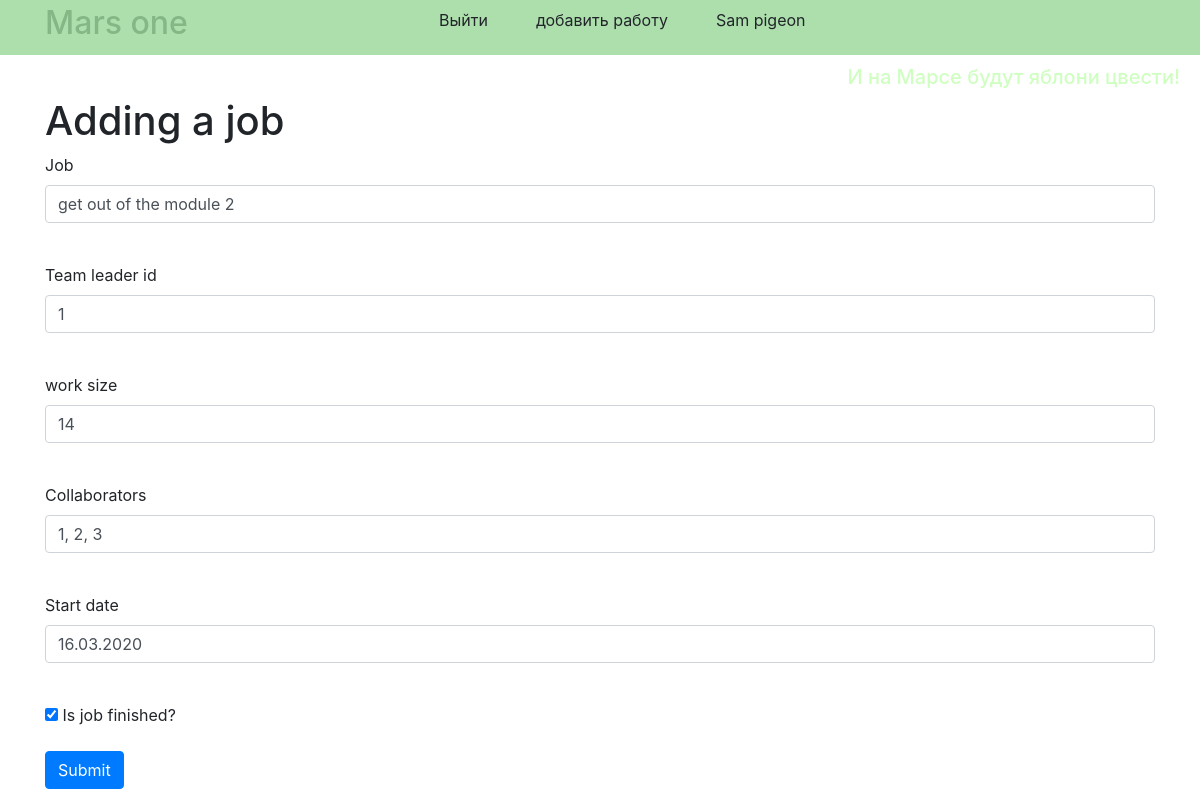
Page /job/5 (signed in) on the earlier database version.
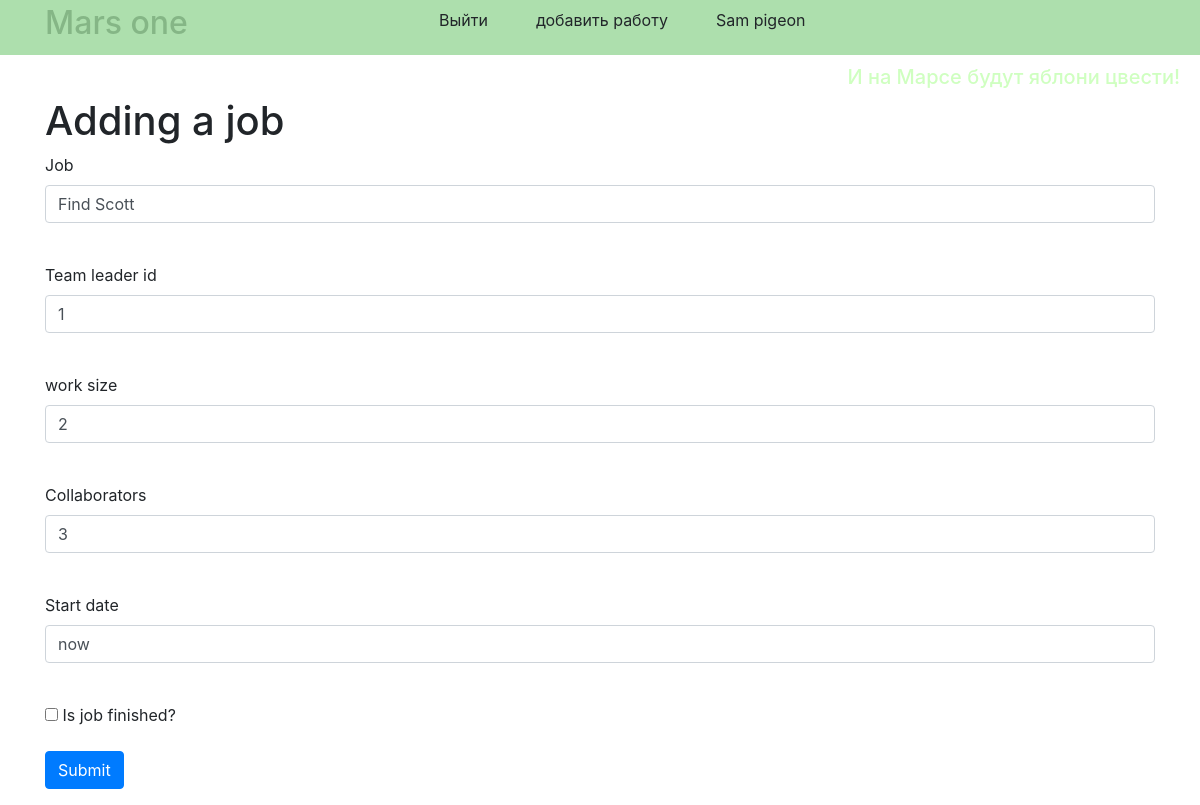
Same page on the later database version.
### data/jobs.py (models this page shows)
class Job(SqlAlchemyBase, SerializerMixin):
    __tablename__ = 'jobs'
    id = sqlalchemy.Column(sqlalchemy.Integer,
                           primary_key=True, autoincrement=True)
    team_leader = sqlalchemy.Column(sqlalchemy.Integer,
                                    sqlalchemy.ForeignKey("users.id"))
    job = sqlalchemy.Column(sqlalchemy.String, nullable=True)
    work_size = sqlalchemy.Column(sqlalchemy.Integer, nullable=True)
    collaborators = sqlalchemy.Column(sqlalchemy.String, nullable=True)
    start_date = sqlalchemy.Column(sqlalchemy.String, nullable=True)
    end_date = sqlalchemy.Column(sqlalchemy.String, nullable=True)
    is_finished = sqlalchemy.Column(sqlalchemy.Boolean, default=False)
    user = orm.relation('User')

### main.py (the view, shortened to what this page needs)
@app.route('/job/<int:id>', methods=['GET', 'POST'])
@login_required
def edit_jobs(id):
    form = JobForm()
    if request.method == "GET":
        session = db_session.create_session()
        jobs = session.query(Job).filter(Job.id == id,
                                          Job.user == current_user).first()
        if jobs:
            form.job.data = jobs.job
            form.team_leader.data = jobs.team_leader
            form.work_size.data = jobs.work_size
            form.collaborators.data = jobs.collaborators
            form.start_date.data = jobs.start_date
            form.is_finished.data = jobs.is_finished
        else:
            abort(404)
    return render_template('job.html', title='Works log', form=form)

### form/add_job.py
class JobForm(FlaskForm):
    job = StringField('Job', validators=[DataRequired()])
    team_leader = IntegerField('Team leader id', validators=[DataRequired()])
    work_size = IntegerField('work size', validators=[InputRequired()])
    collaborators = StringField('Collaborators', validators=[DataRequired()])
    start_date = StringField('Start date', validators=[DataRequired()])
    is_finished = BooleanField('Is job finished?')
    submit = SubmitField('Submit')

### data/db_session.py (called while the page is built)
def create_session() -> Session:
    global __factory
    return __factory()

### main.py (called while the page is built)
@login_manager.user_loader
def load_user(user_id):
    session = db_session.create_session()
    return session.query(User).get(user_id)

### templates/job.html (shortened to what this page needs)
{% extends "base.html" %}
{% block content %}
<h1>Adding a job</h1>
<form action="" method="post">
    <p>
        {{ form.job.label }}<br>
        {{ form.job(class="form-control") }}<br>
    </p>
    <p>
        {{ form.team_leader.label }}<br>
        {{ form.team_leader(class="form-control") }}<br>
    </p>
    <p>
        {{ form.work_size.label }}<br>
        {{ form.work_size(class="form-control") }}<br>
    </p>
    <p>
        {{ form.collaborators.label }}<br>
        {{ form.collaborators(class="form-control") }}<br>
    </p>
    <p>
        {{ form.start_date.label }}<br>
        {{ form.start_date(class="form-control") }}<br>
    </p>
    <p>
        <td>{{ form.is_finished }} {{ form.is_finished.label }}</td>
    </p>
    <p>{{ form.submit(type="submit", class="btn btn-primary") }}</p>
</form>
{% endblock %}

Differences in the rows shown:
changed Job: job "get out of the module 2" → "Find Scott"; work_size "14" → "2"; collaborators "1, 2, 3" → "3"; start_date "16.03.2020" → "now"; is_finished "☑" → "☐"
